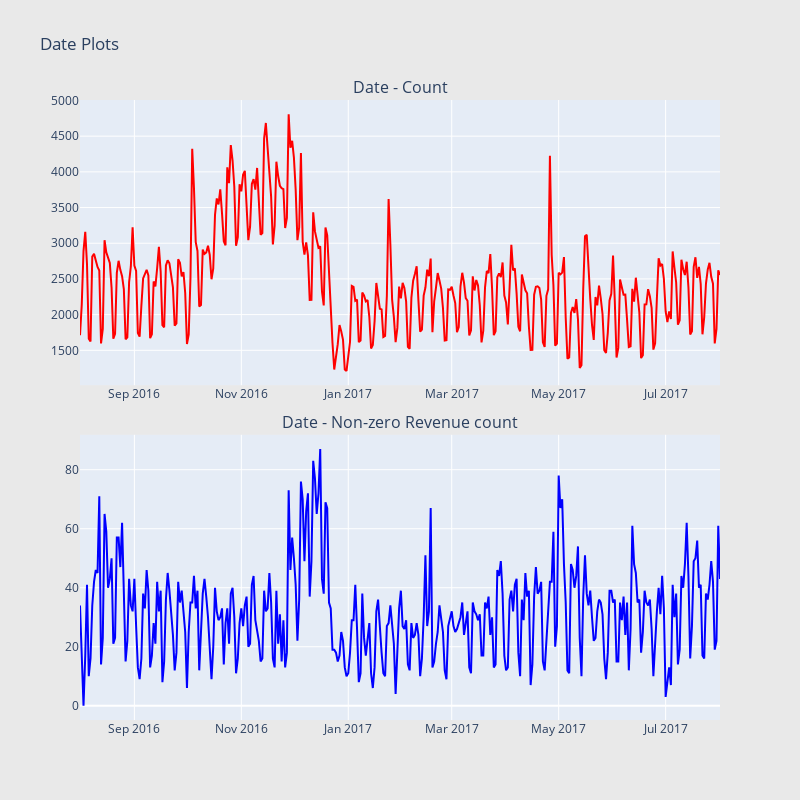

This figure's notebook cell:
### Markdown cell above
Date Exploration for datetime instance

### Code cell
import datetime

def scatter_plot(cnt_srs, color):
    trace = go.Scatter(
        x=cnt_srs.index[::-1],
        y=cnt_srs.values[::-1],
        showlegend=False,
        marker=dict(
            color=color,
        ),
    )
    return trace

train['date'] = train['date'].apply(lambda x: datetime.date(int(str(x)[:4]), int(str(x)[4:6]), int(str(x)[6:])))
cnt_srs = train.groupby('date')['totals.transactionRevenue'].agg(['size', 'count'])
cnt_srs.columns = ["count", "count of non-zero revenue"]
cnt_srs = cnt_srs.sort_index()
#cnt_srs.index = cnt_srs.index.astype('str')
trace1 = scatter_plot(cnt_srs["count"], 'red')
trace2 = scatter_plot(cnt_srs["count of non-zero revenue"], 'blue')

fig = tools.make_subplots(rows=2, cols=1, vertical_spacing=0.08,
                          subplot_titles=["Date - Count", "Date - Non-zero Revenue count"])
fig.append_trace(trace1, 1, 1)
fig.append_trace(trace2, 2, 1)
fig['layout'].update(height=800, width=800, paper_bgcolor='rgb(233,233,233)', title="Date Plots")
py.iplot(fig, filename='date-plots')

### Figure 1 — Plotly figure (JSON) as saved in the notebook; plotly's stock layout.template omitted (floating-point values rounded to 4 significant figures; data arrays with more than 128 entries replaced by an {"elided": "..."} marker saying what was removed)
{"data": [{"marker": {"color": "red"}, "showlegend": false, "type": "scatter", "x": {"elided": "366 str values"}, "xaxis": "x", "y": {"elided": "366 int values"}, "yaxis": "y"}, {"marker": {"color": "blue"}, "showlegend": false, "type": "scatter", "x": {"elided": "366 str values"}, "xaxis": "x2", "y": {"elided": "366 int values"}, "yaxis": "y2"}], "layout": {"annotations": [{"font": {"size": 16}, "showarrow": false, "text": "Date - Count", "x": 0.5, "xanchor": "center", "xref": "paper", "y": 1, "yanchor": "bottom", "yref": "paper"}, {"font": {"size": 16}, "showarrow": false, "text": "Date - Non-zero Revenue count", "x": 0.5, "xanchor": "center", "xref": "paper", "y": 0.46, "yanchor": "bottom", "yref": "paper"}], "height": 800, "paper_bgcolor": "rgb(233,233,233)", "title": {"text": "Date Plots"}, "width": 800, "xaxis": {"anchor": "y", "domain": [0, 1]}, "xaxis2": {"anchor": "y2", "domain": [0, 1]}, "yaxis": {"anchor": "x", "domain": [0.54, 1]}, "yaxis2": {"anchor": "x2", "domain": [0, 0.46]}}}
